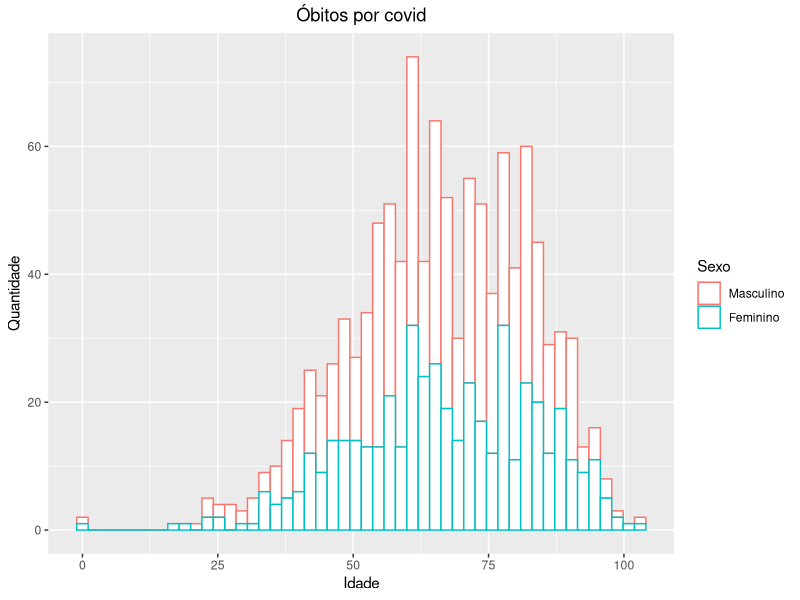
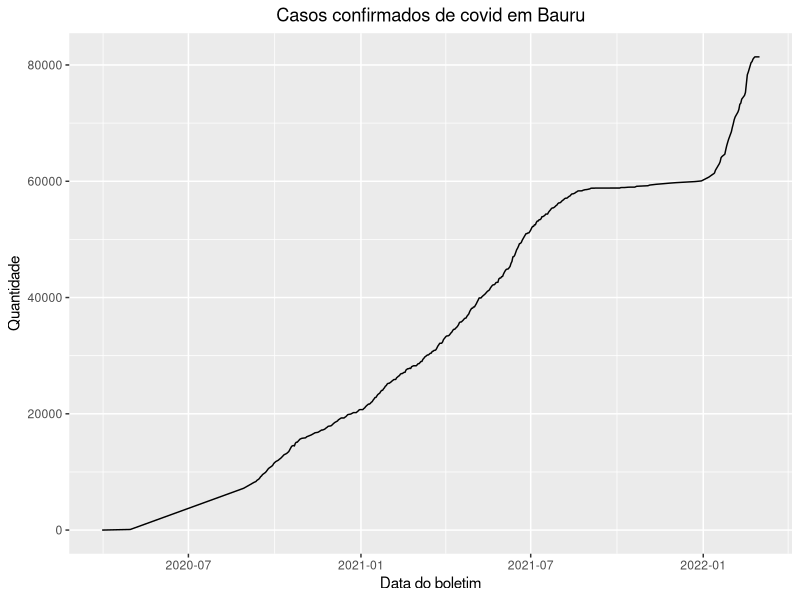
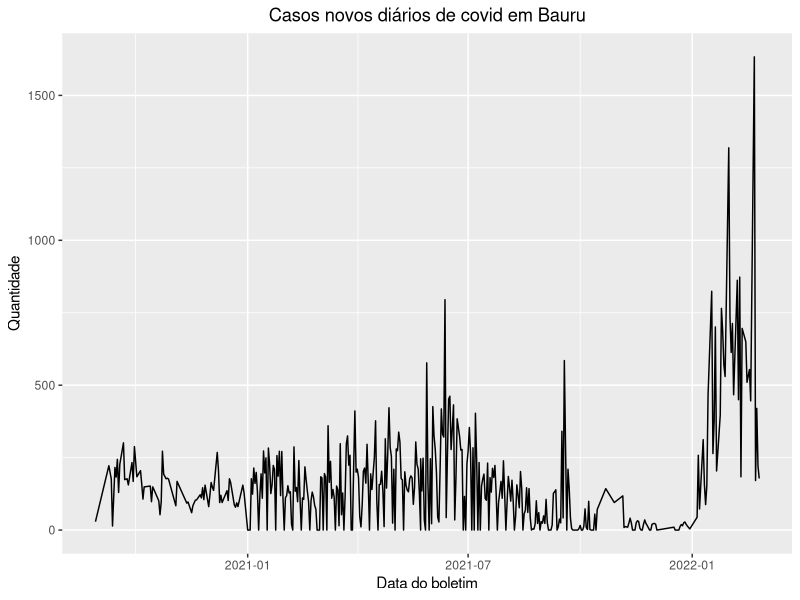
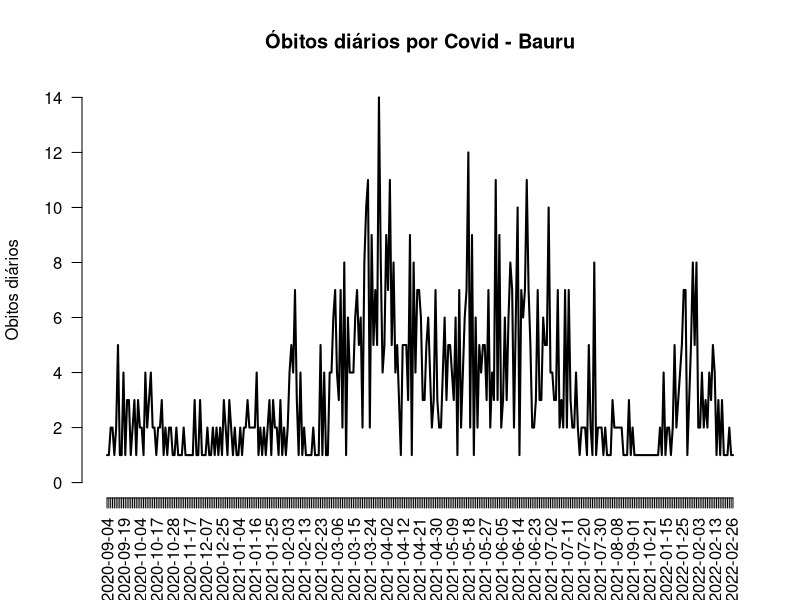
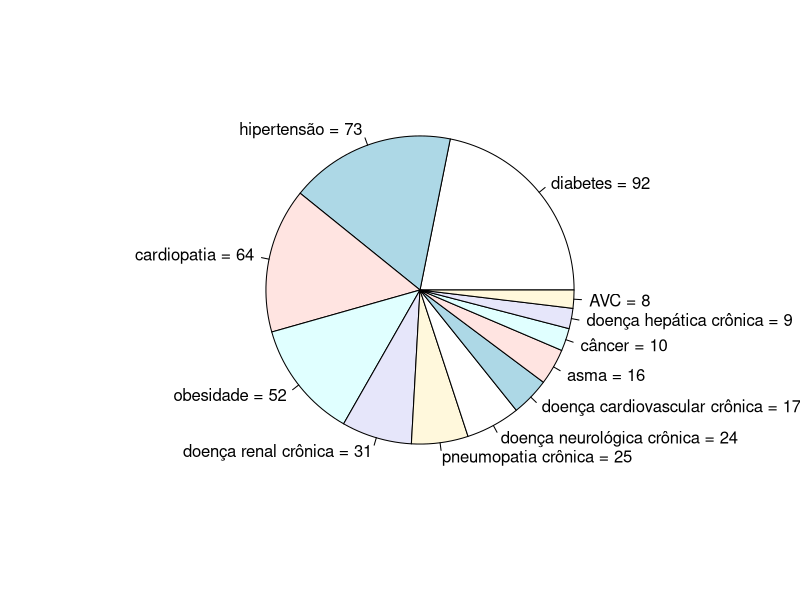
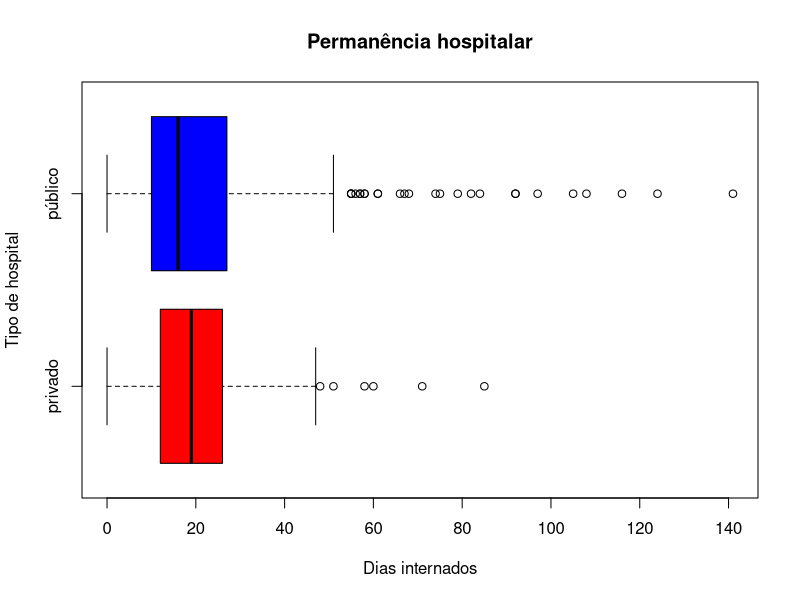
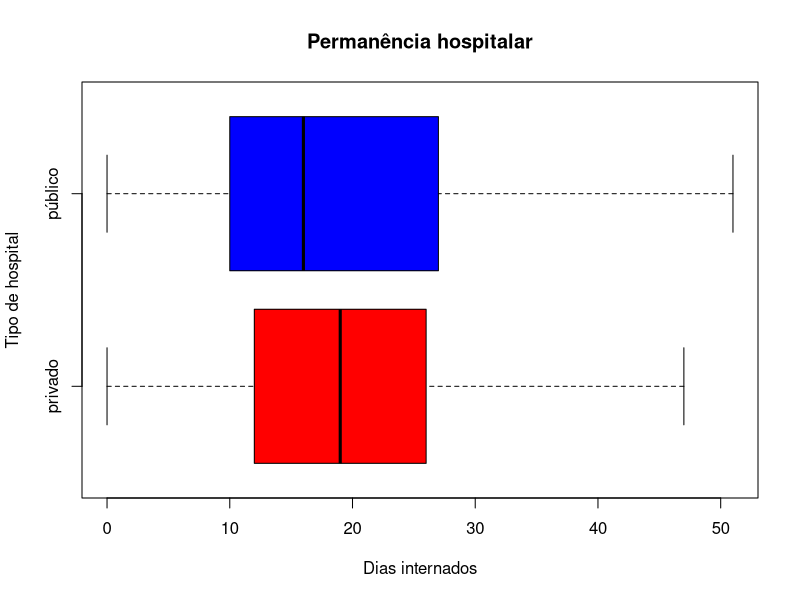
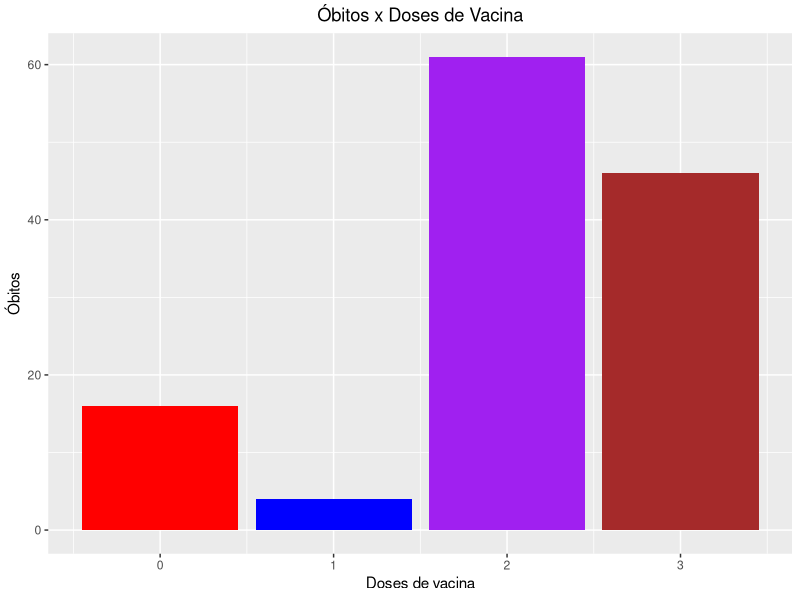

Recreate these plots in R, in order.
## ---- chunk 1
library(readxl)
library(ggplot2)
mortes <- read_excel("../Dados/covid_19_bauru_mortes.xlsx", col_types = c("date", "text", "numeric", "date", "text", "text", "date", "numeric"))
mortes$sexo <- factor(mortes$sexo, levels=c("masculino","feminino"), labels =c(0, 1))
ggplot(mortes, aes(x = idade, colour = sexo)) + geom_histogram(bins = 50, fill = "white") + guides(colour = guide_legend(title = "Sexo")) + scale_colour_discrete(labels = c("Masculino", "Feminino")) + ggtitle("Óbitos por covid") + xlab("Idade") + ylab("Quantidade") + theme(plot.title = element_text(hjust = 0.5))
## ---- chunk 2
casos_gerais <- read_excel("../Dados/covid_19_bauru_casos_geral.xlsx", col_types = c("date", "numeric", "numeric", "numeric", "numeric", "numeric", "numeric", "numeric", "numeric", "numeric", "numeric", "numeric", "numeric", "numeric"))
casosGerais_tratado <- data.frame(casos_gerais)
casosGerais_tratado <- casosGerais_tratado[-c(48, 201, 260, 3:5, 338:360), ]
casosGerais_tratado <- casosGerais_tratado[complete.cases(casosGerais_tratado$confirmacoes_total), ]
ggplot(casosGerais_tratado, aes(x = data_boletim)) + geom_line(aes(y = confirmacoes_total)) + ggtitle("Casos confirmados de covid em Bauru") + xlab("Data do boletim") + ylab("Quantidade") + theme(plot.title = element_text(hjust = 0.5))
## ---- chunk 3
casosGeraisNovos_tratados <- data.frame(casos_gerais)
casosGeraisNovos_tratados <- casosGeraisNovos_tratados[-c(1:5, 48), ]
casosGeraisNovos_tratados <- casosGeraisNovos_tratados[complete.cases(casosGeraisNovos_tratados$casos_novos), ]
ggplot(casosGeraisNovos_tratados, aes(x = data_boletim)) + geom_line(aes(y = casos_novos)) + ggtitle("Casos novos diários de covid em Bauru") + xlab("Data do boletim") + ylab("Quantidade") + theme(plot.title = element_text(hjust = 0.5))
## ---- chunk 4
datas <- subset(mortes, data_obito >= "2020-01-01")
datas <- table(datas$data_obito)
plot(datas, type="l", las = 2, col="black", ylab = "Obitos diários", main = "Óbitos diários por Covid - Bauru")
## ---- chunk 5
library(stringr)
comorbidades <- data.frame(table(mortes$comorbidade))
comorbidades <- str_split(comorbidades$Var1, " e ")
comorbidades <- unlist(comorbidades)
comorbidades <- trimws(comorbidades, "l")
comorbidades <- trimws(comorbidades, "r")
comorbidades <- data.frame(table(comorbidades))
comorbidades <- comorbidades[with(comorbidades, order(-Freq)), ]
comorbidades <- comorbidades[1:12, ]
pie_labels <- paste0(comorbidades$comorbidades, " = ", comorbidades$Freq)
pie(comorbidades$Freq, labels = pie_labels)
## ---- chunk 6
mortes$tempo_internacao = as.numeric(difftime(mortes$data_obito , mortes$inicio_sintoma, units=c("days")))
mortes$tempo_internacao[mortes$tempo_internacao < 0] = NA
boxplot(mortes$tempo_internacao ~ mortes$tipo_hosp, col=c("Red", "Blue"), xlab = "Dias internados", ylab = "Tipo de hospital", horizontal = TRUE, main = "Permanência hospitalar")
## ---- chunk 7
mortes$tempo_internacao = as.numeric(difftime(mortes$data_obito , mortes$inicio_sintoma, units=c("days")))
mortes$tempo_internacao[mortes$tempo_internacao < 0] = NA
boxplot(mortes$tempo_internacao ~ mortes$tipo_hosp, col=c("Red", "Blue"), xlab = "Dias internados", ylab = "Tipo de hospital", outline = FALSE, horizontal = TRUE, main = "Permanência hospitalar")
## ---- chunk 8
ggplot(mortes, aes(x=doses_vacina)) + geom_bar(fill = c("Red", "Blue", "Purple", "Brown")) + ggtitle("Óbitos x Doses de Vacina") + xlab("Doses de vacina") + ylab("Óbitos") + theme(plot.title = element_text(hjust = 0.5))
